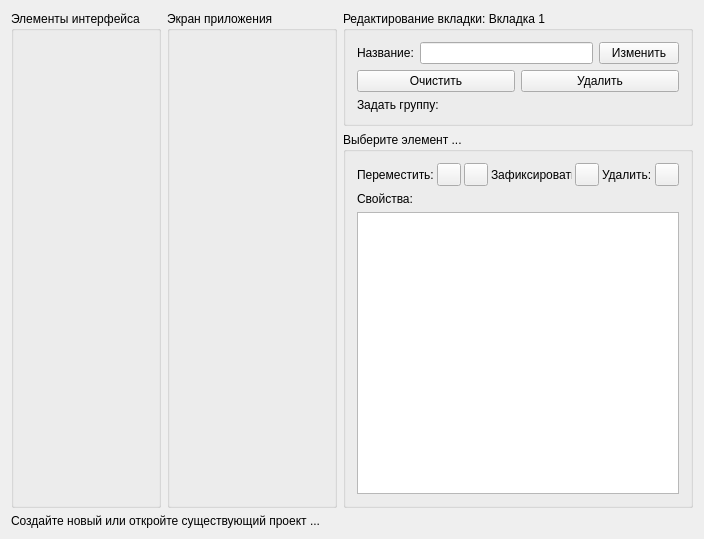
<?xml version="1.0" encoding="UTF-8"?>
<ui version="4.0">
 <class>FormBuilder</class>
 <widget class="QWidget" name="FormBuilder">
  <property name="geometry">
   <rect>
    <x>0</x>
    <y>0</y>
    <width>704</width>
    <height>539</height>
   </rect>
  </property>
  <property name="windowTitle">
   <string>NextGIS FormBuilder</string>
  </property>
  <layout class="QVBoxLayout" name="verticalLayout_3">
   <item>
    <layout class="QHBoxLayout" name="horizontalLayout_2">
     <item>
      <widget class="QGroupBox" name="groupBox">
       <property name="minimumSize">
        <size>
         <width>150</width>
         <height>0</height>
        </size>
       </property>
       <property name="maximumSize">
        <size>
         <width>150</width>
         <height>16777215</height>
        </size>
       </property>
       <property name="title">
        <string>Элементы интерфейса</string>
       </property>
       <layout class="QVBoxLayout" name="verticalLayout_2"/>
      </widget>
     </item>
     <item>
      <widget class="QGroupBox" name="groupBox_2">
       <property name="sizePolicy">
        <sizepolicy hsizetype="Expanding" vsizetype="Expanding">
         <horstretch>0</horstretch>
         <verstretch>0</verstretch>
        </sizepolicy>
       </property>
       <property name="title">
        <string>Экран приложения</string>
       </property>
      </widget>
     </item>
     <item>
      <layout class="QVBoxLayout" name="verticalLayout_5">
       <item>
        <widget class="QGroupBox" name="groupBox_5">
         <property name="sizePolicy">
          <sizepolicy hsizetype="Expanding" vsizetype="Minimum">
           <horstretch>0</horstretch>
           <verstretch>0</verstretch>
          </sizepolicy>
         </property>
         <property name="minimumSize">
          <size>
           <width>350</width>
           <height>0</height>
          </size>
         </property>
         <property name="maximumSize">
          <size>
           <width>350</width>
           <height>16777215</height>
          </size>
         </property>
         <property name="title">
          <string>Редактирование вкладки: Вкладка 1</string>
         </property>
         <layout class="QVBoxLayout" name="verticalLayout">
          <item>
           <layout class="QHBoxLayout" name="horizontalLayout_3">
            <item>
             <widget class="QLabel" name="label_3">
              <property name="text">
               <string>Название:</string>
              </property>
             </widget>
            </item>
            <item>
             <widget class="QLineEdit" name="lineEdit"/>
            </item>
            <item>
             <widget class="QPushButton" name="pushButton_4">
              <property name="text">
               <string>Изменить</string>
              </property>
             </widget>
            </item>
           </layout>
          </item>
          <item>
           <layout class="QHBoxLayout" name="horizontalLayout_4">
            <item>
             <widget class="QPushButton" name="pushButton_2">
              <property name="text">
               <string>Очистить</string>
              </property>
             </widget>
            </item>
            <item>
             <widget class="QPushButton" name="pushButton_3">
              <property name="text">
               <string>Удалить</string>
              </property>
             </widget>
            </item>
           </layout>
          </item>
          <item>
           <widget class="QLabel" name="label_6">
            <property name="text">
             <string>Задать группу:</string>
            </property>
           </widget>
          </item>
         </layout>
        </widget>
       </item>
       <item>
        <widget class="QGroupBox" name="groupBox_4">
         <property name="sizePolicy">
          <sizepolicy hsizetype="Expanding" vsizetype="Minimum">
           <horstretch>0</horstretch>
           <verstretch>0</verstretch>
          </sizepolicy>
         </property>
         <property name="minimumSize">
          <size>
           <width>350</width>
           <height>0</height>
          </size>
         </property>
         <property name="maximumSize">
          <size>
           <width>350</width>
           <height>16777215</height>
          </size>
         </property>
         <property name="title">
          <string>Выберите элемент ...</string>
         </property>
         <layout class="QVBoxLayout" name="verticalLayout_6">
          <item>
           <layout class="QHBoxLayout" name="horizontalLayout">
            <property name="spacing">
             <number>3</number>
            </property>
            <item>
             <widget class="QLabel" name="label">
              <property name="text">
               <string>Переместить:</string>
              </property>
             </widget>
            </item>
            <item>
             <widget class="QToolButton" name="toolButton">
              <property name="text">
               <string/>
              </property>
             </widget>
            </item>
            <item>
             <widget class="QToolButton" name="toolButton_2">
              <property name="text">
               <string/>
              </property>
             </widget>
            </item>
            <item>
             <spacer name="horizontalSpacer_2">
              <property name="orientation">
               <enum>Qt::Horizontal</enum>
              </property>
              <property name="sizeHint" stdset="0">
               <size>
                <width>40</width>
                <height>20</height>
               </size>
              </property>
             </spacer>
            </item>
            <item>
             <widget class="QLabel" name="label_7">
              <property name="text">
               <string>Зафиксировать:</string>
              </property>
             </widget>
            </item>
            <item>
             <widget class="QToolButton" name="toolButton_4">
              <property name="text">
               <string/>
              </property>
             </widget>
            </item>
            <item>
             <spacer name="horizontalSpacer">
              <property name="orientation">
               <enum>Qt::Horizontal</enum>
              </property>
              <property name="sizeHint" stdset="0">
               <size>
                <width>40</width>
                <height>20</height>
               </size>
              </property>
             </spacer>
            </item>
            <item>
             <widget class="QLabel" name="label_5">
              <property name="text">
               <string>Удалить:</string>
              </property>
             </widget>
            </item>
            <item>
             <widget class="QToolButton" name="toolButton_3">
              <property name="text">
               <string/>
              </property>
             </widget>
            </item>
           </layout>
          </item>
          <item>
           <widget class="QLabel" name="label_4">
            <property name="text">
             <string>Свойства:</string>
            </property>
           </widget>
          </item>
          <item>
           <widget class="QTableWidget" name="tableWidget1"/>
          </item>
         </layout>
        </widget>
       </item>
      </layout>
     </item>
    </layout>
   </item>
   <item>
    <widget class="QLabel" name="label_2">
     <property name="sizePolicy">
      <sizepolicy hsizetype="Expanding" vsizetype="Minimum">
       <horstretch>0</horstretch>
       <verstretch>0</verstretch>
      </sizepolicy>
     </property>
     <property name="text">
      <string>Создайте новый или откройте существующий проект ...</string>
     </property>
    </widget>
   </item>
  </layout>
 </widget>
 <layoutdefault spacing="6" margin="11"/>
 <resources/>
 <connections/>
</ui>
